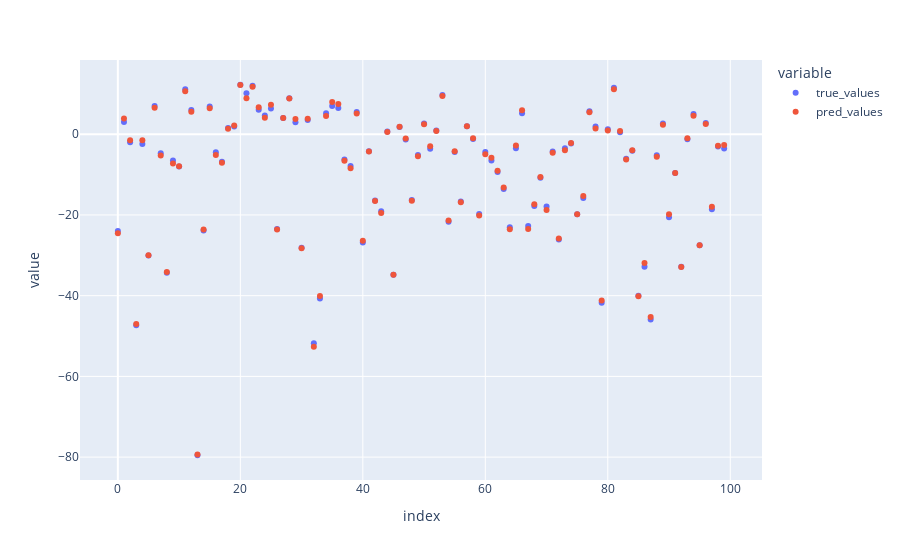

Notebook cell for this chart:
### Markdown cell above
### Predict

### Code cell
y_pred = lr.predict(X_test)
px.scatter(pd.DataFrame({"true_values": y_test, "pred_values": y_pred}))

### Figure 1 — Plotly figure (JSON) as saved in the notebook; plotly's stock layout.template omitted (floating-point values rounded to 4 significant figures)
{"data": [{"hovertemplate": "variable=true_values<br>index=%{x}<br>value=%{y}<extra></extra>", "legendgroup": "true_values", "marker": {"color": "#636efa", "symbol": "circle"}, "mode": "markers", "name": "true_values", "orientation": "v", "showlegend": true, "type": "scatter", "x": [0, 1, 2, 3, 4, 5, 6, 7, 8, 9, 10, 11, 12, 13, 14, 15, 16, 17, 18, 19, 20, 21, 22, 23, 24, 25, 26, 27, 28, 29, 30, 31, 32, 33, 34, 35, 36, 37, 38, 39, 40, 41, 42, 43, 44, 45, 46, 47, 48, 49, 50, 51, 52, 53, 54, 55, 56, 57, 58, 59, 60, 61, 62, 63, 64, 65, 66, 67, 68, 69, 70, 71, 72, 73, 74, 75, 76, 77, 78, 79, 80, 81, 82, 83, 84, 85, 86, 87, 88, 89, 90, 91, 92, 93, 94, 95, 96, 97, 98, 99], "xaxis": "x", "y": [-23.97, 3.042, -1.967, -47.33, -2.447, -30.03, 7.004, -4.728, -34.3, -6.483, -8.018, 11.15, 6.038, -79.54, -23.83, 6.878, -4.438, -6.823, 1.559, 1.908, 12.26, 10.17, 11.99, 6.044, 4.641, 6.384, -23.45, 4.038, 8.929, 2.985, -28.15, 3.559, -51.77, -40.67, 5.173, 6.981, 6.514, -6.283, -7.857, 5.527, -26.81, -4.244, -16.42, -19.08, 0.6583, -34.79, 1.81, -1.315, -16.31, -5.127, 2.666, -3.618, 0.9225, 9.716, -21.69, -4.417, -16.64, 1.998, -1.166, -19.79, -4.376, -6.515, -9.328, -13.57, -23.03, -3.46, 5.192, -22.72, -17.75, -10.78, -17.9, -4.256, -26.05, -3.451, -2.263, -19.83, -15.81, 5.679, 1.922, -41.74, 1.262, 11.51, 0.516, -6.074, -4.098, -40.0, -32.81, -45.91, -5.174, 2.633, -20.57, -9.624, -32.84, -1.268, 4.996, -27.51, 2.79, -18.58, -3.038, -3.55], "yaxis": "y"}, {"hovertemplate": "variable=pred_values<br>index=%{x}<br>value=%{y}<extra></extra>", "legendgroup": "pred_values", "marker": {"color": "#EF553B", "symbol": "circle"}, "mode": "markers", "name": "pred_values", "orientation": "v", "showlegend": true, "type": "scatter", "x": [0, 1, 2, 3, 4, 5, 6, 7, 8, 9, 10, 11, 12, 13, 14, 15, 16, 17, 18, 19, 20, 21, 22, 23, 24, 25, 26, 27, 28, 29, 30, 31, 32, 33, 34, 35, 36, 37, 38, 39, 40, 41, 42, 43, 44, 45, 46, 47, 48, 49, 50, 51, 52, 53, 54, 55, 56, 57, 58, 59, 60, 61, 62, 63, 64, 65, 66, 67, 68, 69, 70, 71, 72, 73, 74, 75, 76, 77, 78, 79, 80, 81, 82, 83, 84, 85, 86, 87, 88, 89, 90, 91, 92, 93, 94, 95, 96, 97, 98, 99], "xaxis": "x", "y": [-24.53, 3.875, -1.484, -47.01, -1.472, -30.0, 6.561, -5.245, -34.13, -7.223, -7.91, 10.65, 5.574, -79.35, -23.6, 6.419, -5.171, -7.051, 1.382, 2.142, 12.23, 8.949, 11.79, 6.669, 4.081, 7.319, -23.58, 4.021, 8.846, 3.798, -28.23, 3.827, -52.66, -40.1, 4.524, 7.978, 7.465, -6.544, -8.436, 5.162, -26.4, -4.267, -16.56, -19.51, 0.5837, -34.78, 1.889, -1.03, -16.45, -5.448, 2.5, -2.992, 0.7826, 9.457, -21.36, -4.244, -16.83, 1.981, -1.02, -20.16, -4.985, -5.81, -9.043, -13.19, -23.51, -2.81, 5.96, -23.5, -17.36, -10.61, -18.75, -4.6, -25.86, -3.939, -2.17, -19.82, -15.29, 5.426, 1.451, -41.18, 0.9325, 11.14, 0.7999, -6.272, -3.938, -40.14, -31.92, -45.27, -5.568, 2.339, -19.83, -9.614, -32.88, -0.9983, 4.562, -27.51, 2.55, -17.98, -2.871, -2.681], "yaxis": "y"}], "layout": {"legend": {"title": {"text": "variable"}, "tracegroupgap": 0}, "margin": {"t": 60}, "xaxis": {"anchor": "y", "domain": [0, 1], "title": {"text": "index"}}, "yaxis": {"anchor": "x", "domain": [0, 1], "title": {"text": "value"}}}}
